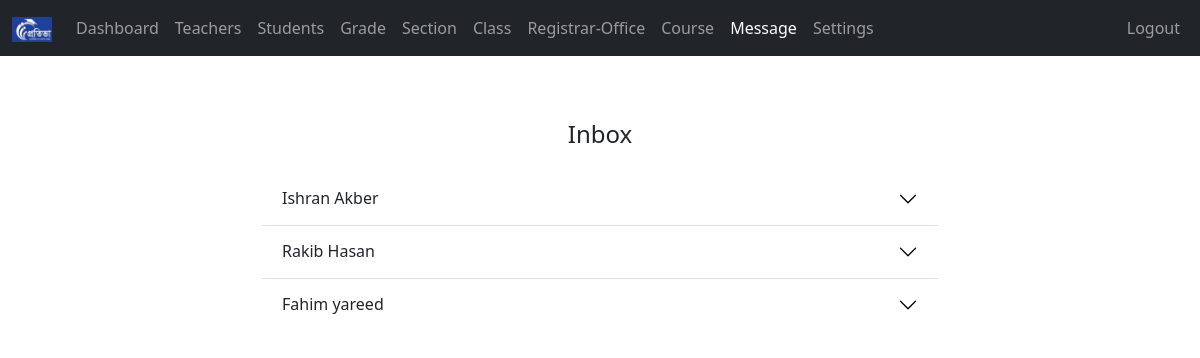
/admin/message.php (signed in), run on the app's committed database.
### tables this page shows
CREATE TABLE `message` (
  `message_id` int(11) NOT NULL,
  `sender_full_name` varchar(100) NOT NULL,
  `sender_email` varchar(255) NOT NULL,
  `message` text NOT NULL,
  `date_time` datetime NOT NULL DEFAULT current_timestamp()
);

### admin/data/message.php (called while the page is built)
<?php
function getAllMessages($conn){
  $sql = "SELECT * FROM message ORDER BY message_id DESC";
  $stmt = $conn->prepare($sql);
  $stmt->execute();
  if ($stmt->rowCount() >= 1) {
    $messages = $stmt->fetchAll();
    return $messages;
  }else {
    return 0;
  }
}

### admin/message.php (the view, shortened to what this page needs)
<?php
if (isset($_SESSION['admin_id']) &&
  isset($_SESSION['role'])) {
  if ($_SESSION['role'] == 'Admin') {
      include "../DB_connection.php";
      include "data/message.php";
      $messages = getAllMessages($conn);
?>
<!DOCTYPE html>
<html lang="en">
<head>
<link rel="stylesheet" href="https://cdn.jsdelivr.net/npm/bootstrap@5.2.0/dist/css/bootstrap.min.css">
<link rel="stylesheet" href="../css/style.css">
<link rel="stylesheet" href="https://cdnjs.cloudflare.com/ajax/libs/font-awesome/4.7.0/css/font-awesome.min.css">
</head>
<body>
  <?php
      include "inc/navbar.php";
      if ($messages != 0) {
    ?>
    <div class="container mt-5" style="width: 90%; max-width: 700px;">
      <h4 class="text-center p-3">Inbox</h4>
      <div class="accordion accordion-flush" id="accordionFlushExample_<?=$message['message_id']?>">
        <?php foreach ($messages as $message) { ?>
        <div class="accordion-item">
          <h2 class="accordion-header" id="flush-heading_<?=$message['message_id']?>">
            <button class="accordion-button collapsed" type="button" data-bs-toggle="collapse" data-bs-target="#flush-collapse_<?=$message['message_id']?>" aria-expanded="false" aria-controls="flush-collapse_<?=$message['message_id']?>">
              <?=$message['sender_full_name']?>
            </button>
          </h2>
        </div>
        <?php } ?>
      </div>
        <?php } ?>
    </div>
</body>
</html>
<?php
}else {
  header("Location: ../login.php");
  exit;
}
}else {
header("Location: ../login.php");
exit;
}
?>

### data on the page
message: sender_full_name "Ishran Akber"
message: sender_full_name "Rakib Hasan"
message: sender_full_name "Fahim yareed"
